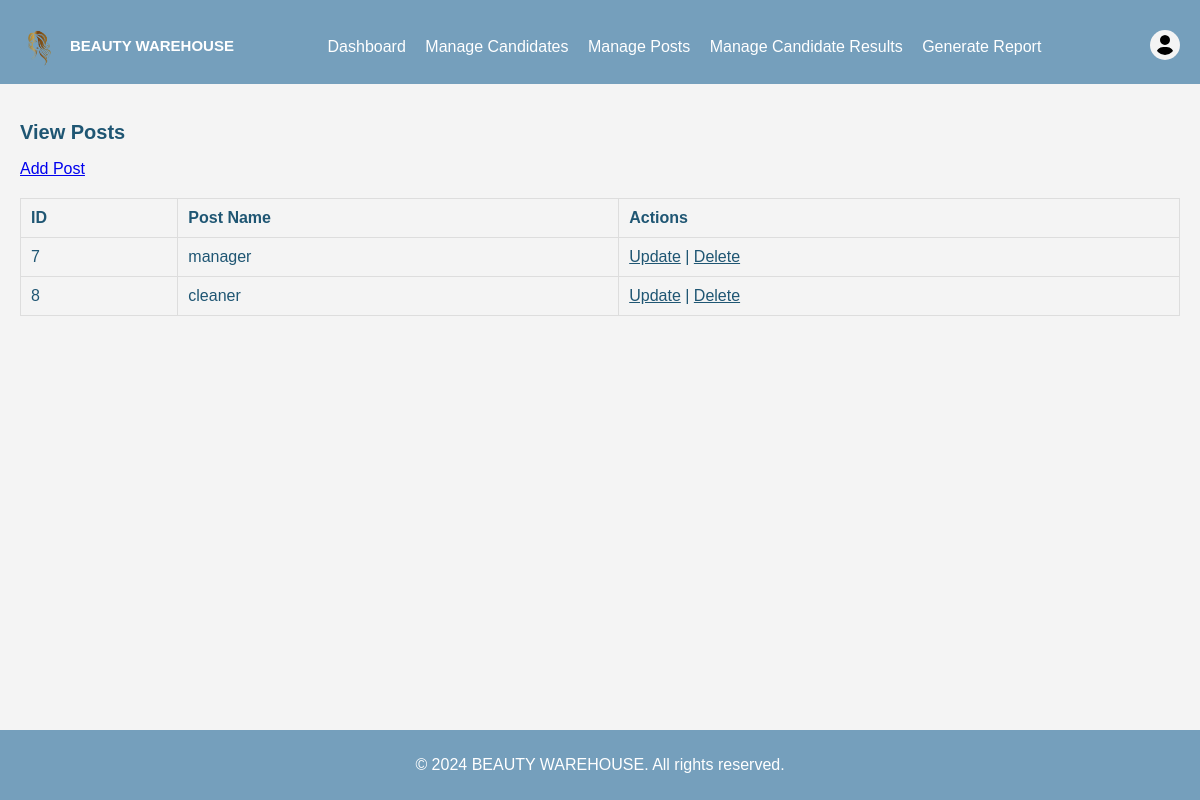
Screenshot of /view_posts.php (signed in) with the database file from the repository.
### tables this page shows
CREATE TABLE `post` (
  `PostId` int(11) NOT NULL,
  `PostName` varchar(100) NOT NULL
);

### view_posts.php (the view, shortened to what this page needs)
<?php
include 'includes/db.php';
$sql = "SELECT * FROM Post";
$result = $conn->query($sql);
?>
<?php include 'includes/header.php'; ?>
<h2>View Posts</h2>
<a href="add_Post.php">Add Post</a>
<table>
    <tr>
        <th>ID</th>
        <th>Post Name</th>
        <th>Actions</th>
    </tr>
    <?php while($row = $result->fetch_assoc()): ?>
    <tr>
        <td><?php echo $row['PostId']; ?></td>
        <td><?php echo $row['PostName']; ?></td>
        <td>
            <a href="update_post.php?id=<?php echo $row['PostId']; ?>">Update</a> |
            <a href="delete_post.php?id=<?php echo $row['PostId']; ?>" onclick="return confirm('Are you sure?');">Delete</a>
        </td>
    </tr>
    <?php endwhile; ?>
</table>
<?php include 'includes/footer.php'; ?>

### css/style.css (style rules this page uses)
body { font-family: Arial, sans-serif; background-color: #f4f4f4; color: #1F5673; margin: 0; padding: 0; }
h2 { font-size: 20px; color: #1F5673; }
table { width: 100%; border-collapse: collapse; margin: 20px 0px 5rem; }
table, th, td { border: 1px solid #ddd; }
table th, table td { padding: 10px; text-align: left; }
table td a { color: #1F5673; }

### rows the page displays
post: PostId "7", PostName "manager"
post: PostId "8", PostName "cleaner"
